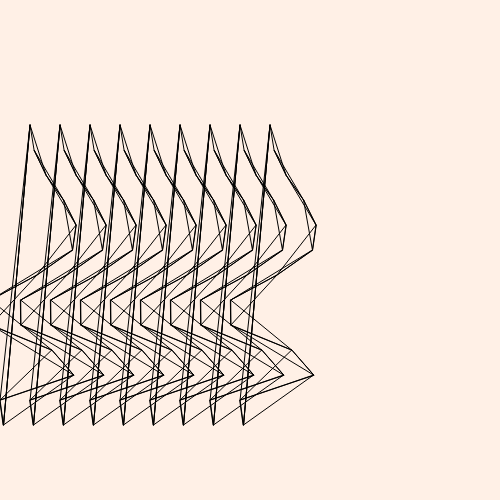
Frame 1 (no input)
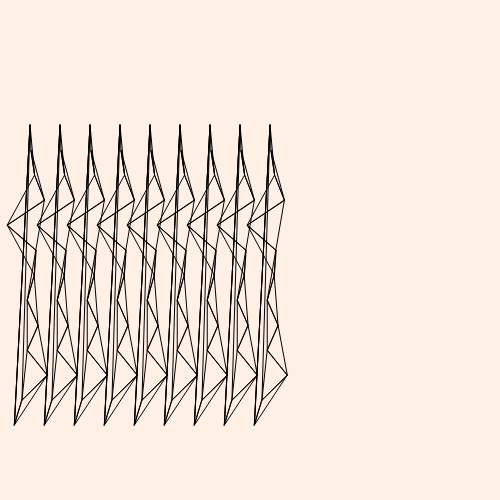
Frame 60 (no input)
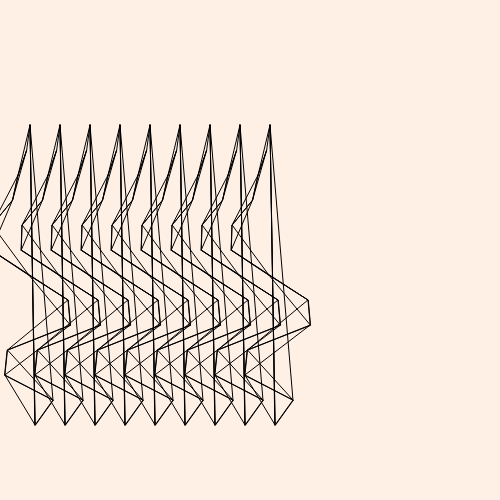
Frame 120 (the mouse pressed at the canvas centre since frame 60)

The p5.js sketch that drew these frames (run headless with seeded random() and noise() and a simulated clock; from frame 60 on, the mouse is pressed at the canvas centre):

// p5.js sketch
// ── sketch.js
let n = 0.1;

function setup() {
  createCanvas(500, 500);
  noFill();
  
}

function draw() {
  translate(0, height / 4);
  background(255,240,230);
  for(var i = 1; i < 10; i ++) {
    let xoff = i * 30;
    
    makeWave(xoff);
  }
  n += 0.009;
}

function makeWave(xoff){
  // beginShape(TRIANGLES);
  beginShape(TRIANGLE_STRIP);
  // beginShape();
  // beginShape(POINTS);
  step_size = 0.5;
  // step_size = 0.1;
  for(var i = 0; i < TWO_PI; i += step_size) {
//   try to find way to make verticies of greater y val move faster?
    // let x = cos(n * xoff/50) * 50 * sin(i) 
    let y = i * 50;
    let x = cos(n * 5*noise(i)) * 50 * sin(i* i/3) 
    // let x =  20 * sin(i* cos(2*n))
    
    vertex(x+xoff,y);
    }
  endShape(CLOSE);
}
